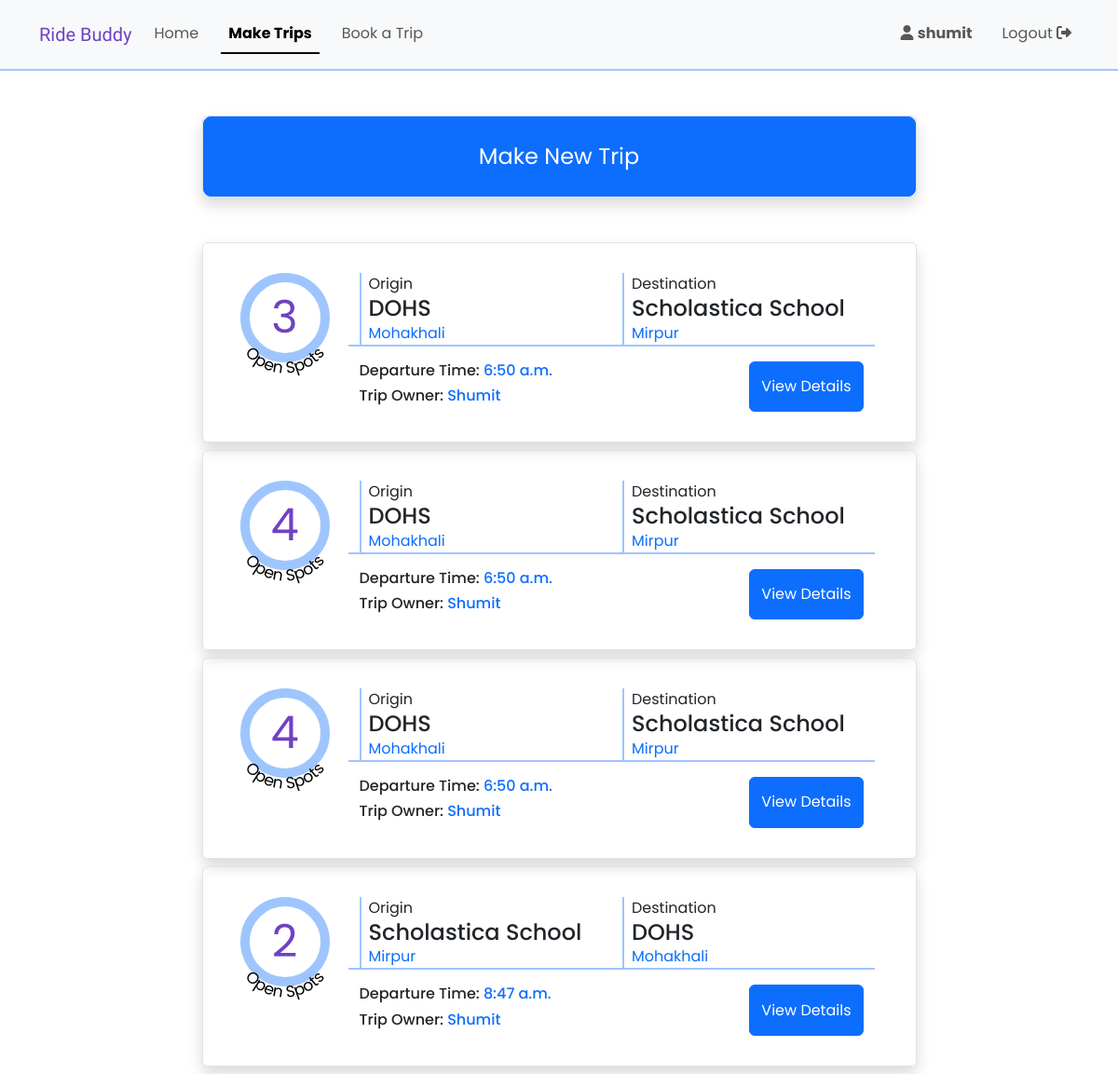
/make_trip (signed in), run on the app's committed database.
### RideSharing/models.py (models this page shows, shortened)
class User(AbstractUser):
    pass

class Trips(models.Model):
    origin = models.ForeignKey(Locations, on_delete = models.CASCADE, related_name = 'start_point')
    destination = models.ForeignKey(Locations, on_delete = models.CASCADE, related_name = 'end_point')
    description_text = models.TextField(null=True, blank=True)
    departure_time = models.TimeField()
    open_seats = models.IntegerField()
    valid_till = models.DateField()
    trip_owner = models.ForeignKey(User, on_delete = models.CASCADE)

class Locations(models.Model):
    LOCATION_TYPES = (
        ('school', 'School'),
        ('residential', 'Residential'),
    )
    location_area = models.CharField(max_length=200)
    location_name = models.CharField(max_length=200)
    embarcation_text = models.CharField(max_length=200)
    type = models.CharField(max_length=20, choices=LOCATION_TYPES)
    def __str__(self):
        return f"{self.location_area} - {self.location_name}"

### RideSharing/views.py (the view)
# urls.py: path("make_trip", views.make_trip, name="make_trip"),
@login_required(login_url ='/login')
def make_trip(request):
    active_user = get_object_or_404(User, pk = request.user.id)
    if request.method == "POST":
        new_trip_form = TripsForm(request.POST)
        if new_trip_form.is_valid():
            new_trip_form.cleaned_data["trip_owner"] = active_user
            TripsForm(new_trip_form.cleaned_data).save()
    inital_form = TripsForm(initial={
        'trip_owner' : active_user
    }).render("form_snippets/form.html")
    today = timezone.now().date()
    my_active_trips = Trips.objects.filter(valid_till__gte=today, trip_owner_id = request.user.id)
    my_active_trips_spots = addremaining_spots(my_active_trips)
    return render(request, "make_trip.html", {
        'trip_form': inital_form,
        'my_active_trips': my_active_trips_spots
    })

### RideSharing/utils.py (called while the page is built)
def find_remaining_spots(underlying_trip):
    total_approved_bookings = Spot_Bookings.objects.filter(trip = underlying_trip, approval_status = True).aggregate(Sum('spots_requested'))['spots_requested__sum']
    remaining_spots = underlying_trip.open_seats
    if total_approved_bookings:
        remaining_spots = underlying_trip.open_seats - total_approved_bookings
    return remaining_spots

def addremaining_spots(trips):
    trip_spot = []
    for trip in trips:
        open_spot = find_remaining_spots(trip)
        trip_spot.append({
            'trip': trip,
            'open_spot':open_spot
        })
    return trip_spot

### RideSharing/templates/component_snippets/navbar.html (shortened to what this page needs)
<nav class="navbar navbar-expand-lg bg-body-tertiary border-bottom border-2 border-primary-subtle py-sm-3">
    <div class="container-lg">
        <a class="navbar-brand" href="#" style="color: var(--bs-purple);">
            <span class="logo">
                Ride Buddy
            </span>
        </a>
        <div class="collapse navbar-collapse" id="navbarToggler">
            <ul class="navbar-nav nav-underline me-auto mb-2 mb-lg-0">
                <li class="nav-item">
                    <a class="nav-link" aria-current="page" href="/">Home</a>
                </li>
                <li class="nav-item">
                    <a class="nav-link" href="{% url 'make_trip' %}">Make Trips</a>
                </li>
                <li class="nav-item">
                    <a class="nav-link" href="{% url 'find_trip' %}">Book a Trip</a>
                </li>
            </ul>
            <ul class="navbar-nav nav-underline">
                {% if user.is_authenticated %}
                <li class="nav-item">
                    <a class="nav-link" href="{% url 'mypage' user_id=user.id %}">
                        <div class="position-relative">
                            <i class="fa-solid fa-user"></i>
                            <strong>
                                {{ user.username }}
                            </strong>
                        </div>
                    </a>
                </li>
                <li class="nav-item">
                    <a class="nav-link" href="{% url 'logout' %}">
                        Logout
                        <i class="fa-solid fa-right-from-bracket"></i>
                    </a>
                </li>
                {% endif %}
            </ul>
        </div>
    </div>
</nav>

### RideSharing/templates/component_snippets/trips_list.html (shortened to what this page needs)
{% for trip in trips %}
<div id="trips_box_{{trip.trip.id}}" class="border shadow boxes rounded w-100 mx-auto mb-2">
    <div class="d-flex justify-content-center">
        <div class="mx-2">
            <div style="position: relative;">
                <div class="border-primary-subtle open_seats_container d-flex justify-content-center align-items-center">
                    <div id="open_spots_{{trip.trip.id}}" style="color: var(--bs-purple);">
                        {{trip.open_spot}}
                    </div>
                    <svg viewBox="0 0 200 200" class="position-absolute" style="overflow:visible; z-index: 1; bottom: -12%; left: -6%; width: 112%; height: 112%;">
                        <text font-size="32" fill="black">
                            <textPath href="#textCircle" startOffset="50%" text-anchor="middle">
                                Open Spots
                            </textPath>
                        </text>
                    </svg>
                </div>
            </div>
        </div>
        <div class=" flex-fill px-4">
            <div class="row row-cols-1 gy-3 row-cols-sm-2 border-bottom border-primary-subtle border-2">
                {% include 'component_snippets/location_look.html' with location=trip.trip.origin type='Origin' %}
                {% include 'component_snippets/location_look.html' with location=trip.trip.destination type='Destination' %}
            </div>
            <div class="mt-3 d-sm-flex  justify-content-between">
                <div>
                    <h6>
                        Departure Time: <span class="text-primary">{{trip.trip.departure_time}}</span>
                    </h6>
                    <h6>
                        Trip Owner: <span class="text-primary">{{trip.trip.trip_owner|capfirst}}</span>
                    </h6>
                </div>
                <button class="btn btn-primary" type="button"
                    {% if booking_trips %}
                        onclick="handle_form_fetch(event, true)"
                    {% else %}
                        onclick="handle_form_fetch(event, false)"
                    {% endif %}
                    data-bs-toggle="collapse"
                    data-bs-target="#form_space_{{trip.trip.id}}"
                    data-targettripid="{{trip.trip.id}}"
                    data-spec_booking="{{spec_booking}}"
                    aria-expanded="false">
                    {% if booking_trips %}
                        Book a Spot
                    {% else %}
                        View Details
                    {% endif %}
                </button>
            </div>
        </div>
    </div>
</div>
{% endfor %}

### RideSharing/templates/component_snippets/location_look.html
<div class="col">
    <div class="border-start border-2 border-primary-subtle ps-2">
    {{type}}
        <h4 class="mb-0">
            {{location.location_name}}
        </h4>
        <div class="text-primary">
            {{location.location_area}}
        </div>
    </div>
</div>

### RideSharing/static/styles.css (style rules this page uses)
.boxes { padding: 2rem; max-width: 767px; }
.open_seats_container { border-radius: 50%; border: 10px solid; width: 6rem; height: 6rem; font-size: 3rem; }

### RideSharing/templates/layout.html (style rules this page uses)
body { font-family: "Poppins", sans-serif; }
.logo { font-family: "Playwrite ES Deco", cursive; font-optical-sizing: auto; font-weight: 400; font-style: normal; }

### data on the page
User: username "shumit"
Trips: open_spot "3", type "Origin Destination", trip.departure_time "6:50 a.m.", trip.trip_owner "Shumit"
Locations: location_name "DOHS", location_area "Mohakhali"
Locations: location_name "Scholastica School", location_area "Mirpur"
Trips: open_spot "4", type "Origin Destination", trip.departure_time "6:50 a.m.", trip.trip_owner "Shumit"
Trips: open_spot "4", type "Origin Destination", trip.departure_time "6:50 a.m.", trip.trip_owner "Shumit"
Trips: open_spot "2", type "Origin Destination", trip.departure_time "8:47 a.m.", trip.trip_owner "Shumit"
